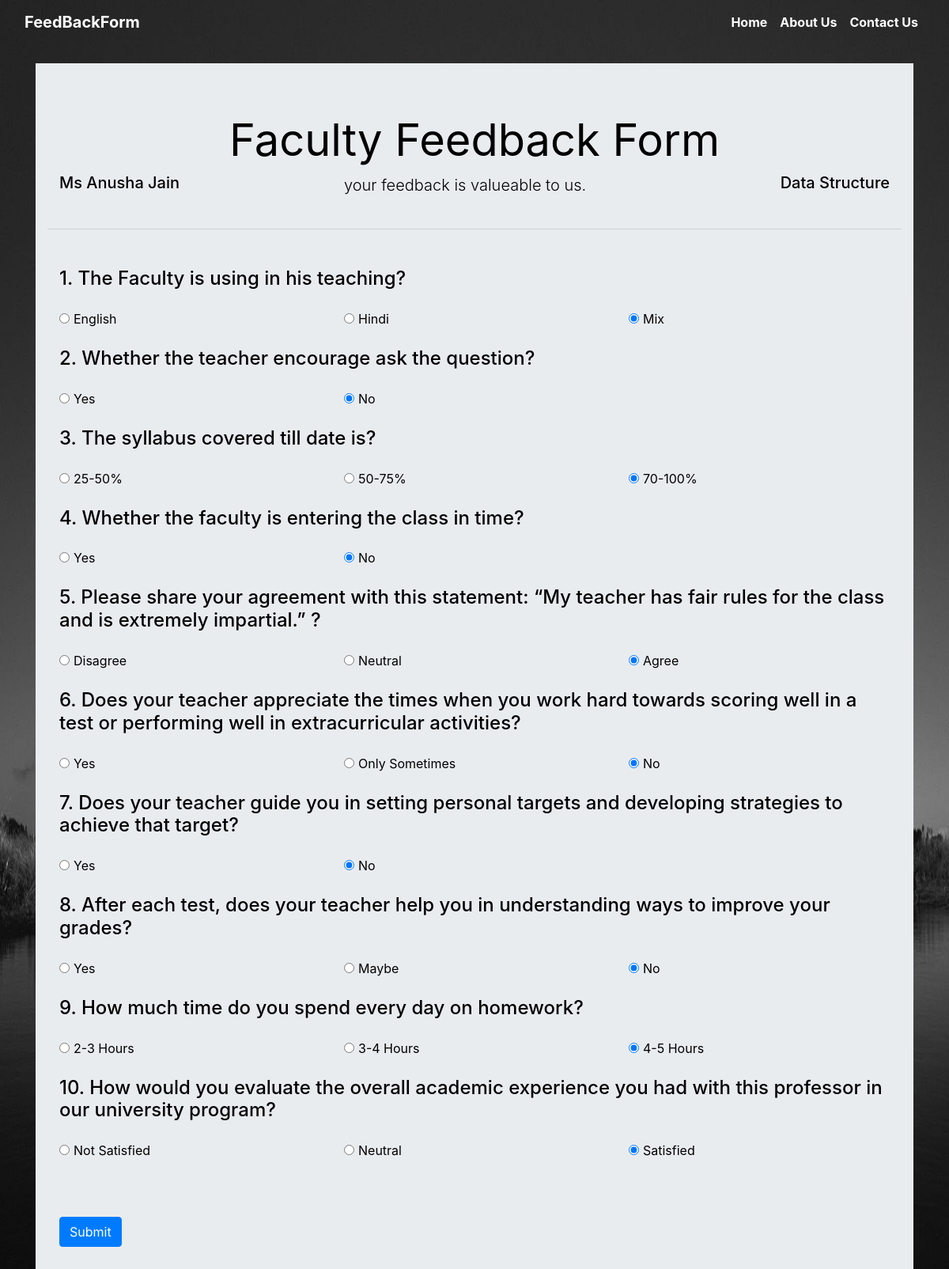
The page /facultyform/6/ on the database its author committed.
### studentfeedback/models.py (models this page shows, shortened)
class Faculty(models.Model):
    faculty_name = models.CharField(max_length=100)
    course = models.CharField(max_length=100)
    email = models.EmailField(blank=True)

class FacultyQuestion(models.Model):
    que_text = models.CharField(max_length=200)
    faculty = models.ForeignKey(Faculty,on_delete=models.CASCADE)

class FacultyAnswer(models.Model):
    ans_text = models.CharField(max_length=100,default="")
    question = models.ForeignKey(FacultyQuestion,on_delete=models.CASCADE,default=0)
    def __str__(self):
        return self.ans_text

### studentfeedback/views.py (the view, shortened to what this page needs)
# urls.py: path('facultyform/<int:id>/',views.facultyform,name="facultyform"),
def facultyform(request,id):
    faculty = Faculty.objects.get(id=id)
    facultyquestion = faculty.facultyquestion_set.all()
    email = request.session.get('email')
    return render(request,'facultyquestions.html',{'id':id,'faculty':faculty,'facultyquestion':facultyquestion})

### templates/facultyquestions.html (shortened to what this page needs)
{% load static %}
<!doctype html>
<html lang="en">
  <head>
    <link rel="stylesheet" href="https://stackpath.bootstrapcdn.com/bootstrap/4.5.2/css/bootstrap.min.css">
  </head>
  <body style="background-img:url('{% static "dashboard_img/background.jpeg" %}');">
    <div class="container-fluid divpr">
        <div class="row">
            <div class="col-lg-12">
                <nav class="navbar navbar-expand-lg navbar-light bg-transparent font-weight-bold text-white " style="color:white;">
                    <a class="navbar-brand" href="#" style="color:white;">FeedBackForm</a>
                    <div class="collapse navbar-collapse" id="navbarNavDropdown">
                        <ul class="navbar-nav ml-auto text-white" style="color:white;">
                            <li class="nav-item active">
                                <a class="nav-link" href="{% url 'profile' %}" style="color:white;">Home <span class="sr-only">(current)</span></a>
                            </li>
                            <li class="nav-item active">
                                <a class="nav-link" href="http://medicaps.ac.in/" style="color:white;">About Us<span class="sr-only">(current)</span></a>
                            </li>
                            <li class="nav-item active">
                                <a class="nav-link" href="{% url 'contactus' %}" style="color:white;">Contact Us<span class="sr-only">(current)</span></a>
                            </li>
                        </ul>
                    </div>
                </nav>
            </div>
        </div>
    </div>
    <div class="container mt-4" style="color:black;">
        <div class="row">
            <div class="col-lg-12">
                <div class="jumbotron jumbotron-fluid">
                    <div class="container">
                        <div class="container-fluid">
                          <div class="row">
                            <div class="col-lg-12 justify-content-center" style="text-align:center;">
                                <h1 class="display-4 justify-content-center"><b>Faculty Feedback Form</b></h1>
                            </div>
                            <div class="col-lg-4">
                                <h5>{{faculty.faculty_name}}</h5>
                            </div>
                            <div class="col-lg-4">
                                {% if messages %}
                                    {% for msg in messages %}
                                        <span>{{ msg }}</span>
                                    {% endfor %}
                                {% else %}
                                    <p class="lead">your feedback is valueable to us.</p>
                                {% endif %}
                            </div>
                            <div class="col-lg-4">
                                <h5 style="text-align:right!important;">{{faculty.course}}</h5>
                            </div>
                          </div>
                        </div>
                        <hr class="my-4 font-weight-bold">
                        <form action="{% url 'facultyform' id %}" method="post" id="facultyform">{% csrf_token %}
                            <div class="container-fluid" style="text-align:left;">
                                <div class="row my-4">
                                  {% for que in faculty.facultyquestion_set.all %}
                                    <div class="col-lg-12">
                                        <h4 class="my-4" >{{ forloop.counter }}. {{ que.que_text }}</h4>
                                    </div>
                                      {% for ans in que.facultyanswer_set.all %}
                                        <div class="col-lg-4">
                                            <input type="radio" name="fans{{que.id}}" id="ans{{ans.id}}" value="{{ans}}" checked><span style="padding-left:5px;">{{ans.ans_text}}</span>
                                        </div>
                                      {% endfor %}
                                    {% endfor %}
                                  </div>
                            <div>
                            <br><br>
                            <button class="btn btn-primary">Submit</button>
                        </form>
                    </div>
                </div>
            </div
        </div>
    </div>
  </body>
</html>

### rows shown on the page
Faculty: faculty_name "Ms Anusha Jain", course "Data Structure"
FacultyQuestion: que_text "The Faculty is using in his teaching?"
FacultyAnswer: ans_text "English"
FacultyAnswer: ans_text "Hindi"
FacultyAnswer: ans_text "Mix"
FacultyQuestion: que_text "Whether the teacher encourage ask the question?"
FacultyAnswer: ans_text "Yes"
FacultyAnswer: ans_text "No"
FacultyQuestion: que_text "The syllabus covered till date is?"
FacultyAnswer: ans_text "25-50%"
FacultyAnswer: ans_text "50-75%"
FacultyAnswer: ans_text "70-100%"
FacultyQuestion: que_text "Whether the faculty is entering the class in time?"
FacultyAnswer: ans_text "Yes"
FacultyAnswer: ans_text "No"
FacultyQuestion: que_text "Please share your agreement with this statement: “My teacher has fair rules for the class and is extremely impartial.” ?"
FacultyAnswer: ans_text "Disagree"
FacultyAnswer: ans_text "Neutral"
FacultyAnswer: ans_text "Agree"
FacultyQuestion: que_text "Does your teacher appreciate the times when you work hard towards scoring well in a test or performing well in extracurricular activities?"
FacultyAnswer: ans_text "Yes"
FacultyAnswer: ans_text "Only Sometimes"
FacultyAnswer: ans_text "No"
FacultyQuestion: que_text "Does your teacher guide you in setting personal targets and developing strategies to achieve that target?"
FacultyAnswer: ans_text "Yes"
FacultyAnswer: ans_text "No"
FacultyQuestion: que_text "After each test, does your teacher help you in understanding ways to improve your grades?"
FacultyAnswer: ans_text "Yes"
FacultyAnswer: ans_text "Maybe"
FacultyAnswer: ans_text "No"
FacultyQuestion: que_text "How much time do you spend every day on homework?"
FacultyAnswer: ans_text "2-3 Hours"
FacultyAnswer: ans_text "3-4 Hours"
FacultyAnswer: ans_text "4-5 Hours"
FacultyQuestion: que_text "How would you evaluate the overall academic experience you had with this professor in our university program?"
FacultyAnswer: ans_text "Not Satisfied"
FacultyAnswer: ans_text "Neutral"
FacultyAnswer: ans_text "Satisfied"
